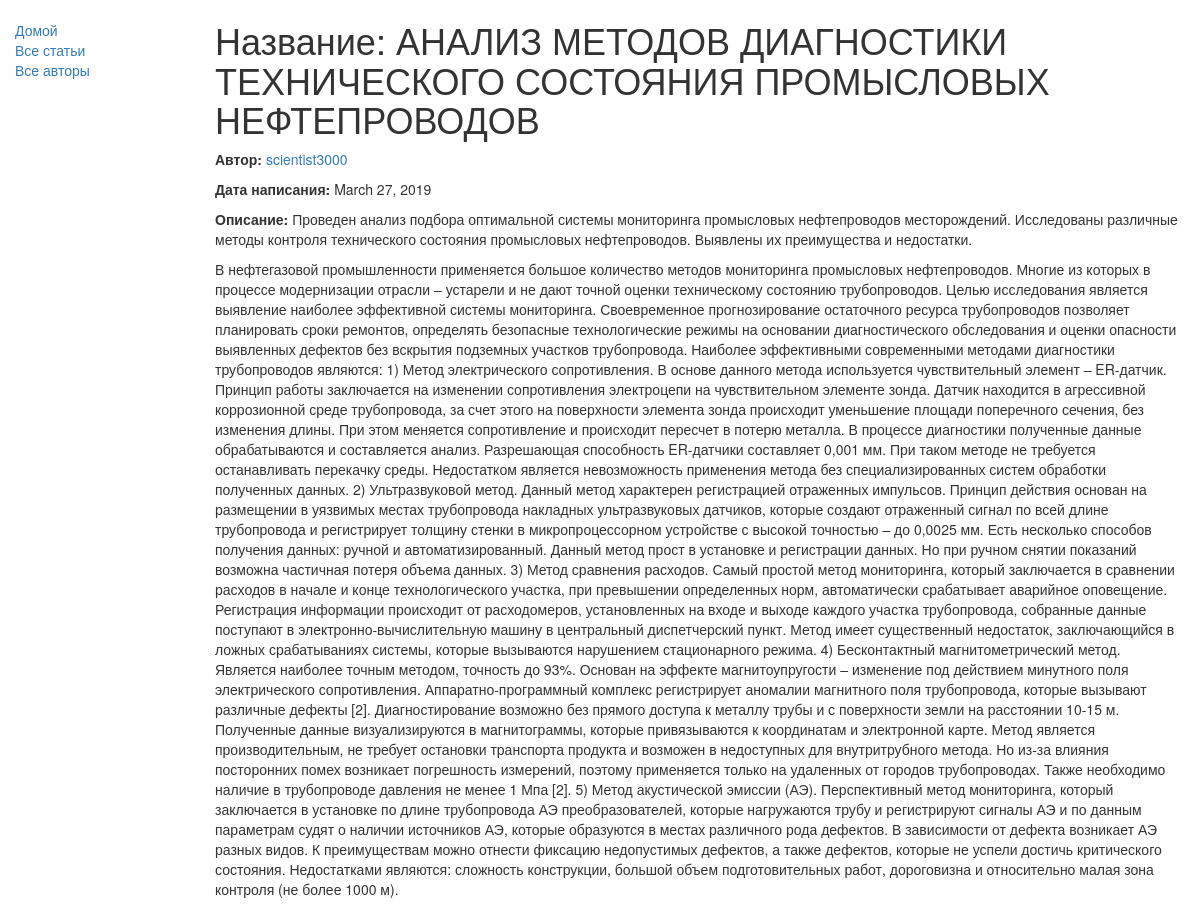
Screenshot of /blog/articles/1 with the database file from the repository.
### blog/models.py (models this page shows, shortened)
class Article(models.Model):
    title = models.CharField(max_length=100, help_text="Введите название статьи")
    author = models.ForeignKey('Author', on_delete=models.SET_NULL, null=True, help_text="Выберите автора")
    date_of_writing = models.DateField(help_text="Выберите дату написания")
    description = models.CharField(max_length=300, help_text="Введите описание")
    text_of_article = models.TextField(help_text="Введите текст статьи", default="В процессе написания...")

class Author(models.Model):
    nickname = models.CharField(max_length=30, help_text="Введите никнейм")
    date_of_birth = models.DateField(help_text="Введите дату рождения")
    def __str__(self):
        return self.nickname
    def get_absolute_url(self):
        return reverse('author_detail', args=[str(self.id)])

### blog/views.py (the view)
# urls.py: url(r'^articles/(?P<pk>\d+)$', views.ArticleDetailView.as_view(), name='article_detail'),
class ArticleDetailView(generic.DetailView):
    template_name = 'articles_detail.html'
    model = Article

### blog/templates/articles_detail.html
{% extends "base_page.html" %}
{% block content %}
  <h1>Название: {{ article.title }}</h1>
  <p><strong>Автор:</strong> <a href="{{ article.author.get_absolute_url }}">{{ article.author }}</a></p>
  <p><strong>Дата написания:</strong> {{ article.date_of_writing }}</p>
  <p><strong>Описание:</strong> {{ article.description }}</p>
  <p>{{ article.text_of_article }}</p>
{% endblock %}

### rows the page displays
Article: title "АНАЛИЗ МЕТОДОВ ДИАГНОСТИКИ ТЕХНИЧЕСКОГО СОСТОЯНИЯ ПРОМЫСЛОВЫХ НЕФТЕПРОВОДОВ", author "scientist3000", date_of_writing "March 27, 2019", description "Проведен анализ подбора оптимальной системы мониторинга промысловых нефтепроводов месторождений. Исследованы различные методы контроля технического состояния промысловых нефтепроводов. Выявлены их преимущества и недостатки.", text_of_article "В нефтегазовой промышленности применяется большое количество методов мониторинга промысловых нефтепроводов. Многие из которых в процессе модернизации отрасли – устарели и не дают точной оценки техническому состоянию трубопроводов. Целью исследования является выявление наиболее эффективной системы мониторинга. Своевременное прогнозирование остаточного ресурса трубопроводов позволяет планировать сроки ремонтов, определять безопасные технологические режимы на основании диагностического обследования и оценки опасности выявленных дефектов без вскрытия подземных участков трубопровода. Наиболее эффективными современными методами диагностики трубопроводов являются: 1) Метод электрического…"
